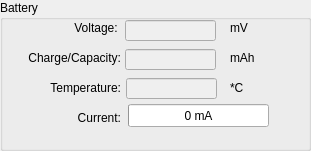
     <widget class="QGroupBox" name="groupBox_5">
      <property name="geometry">
       <rect>
        <x>220</x>
        <y>360</y>
        <width>311</width>
        <height>151</height>
       </rect>
      </property>
      <property name="title">
       <string>Battery</string>
      </property>
      <widget class="QLabel" name="label_10">
       <property name="geometry">
        <rect>
         <x>10</x>
         <y>20</y>
         <width>111</width>
         <height>16</height>
        </rect>
       </property>
       <property name="text">
        <string>Voltage: </string>
       </property>
       <property name="alignment">
        <set>Qt::AlignRight|Qt::AlignTrailing|Qt::AlignVCenter</set>
       </property>
      </widget>
      <widget class="QLineEdit" name="lineEdit">
       <property name="enabled">
        <bool>false</bool>
       </property>
       <property name="geometry">
        <rect>
         <x>125</x>
         <y>20</y>
         <width>91</width>
         <height>21</height>
        </rect>
       </property>
      </widget>
      <widget class="QLabel" name="label_11">
       <property name="geometry">
        <rect>
         <x>230</x>
         <y>20</y>
         <width>58</width>
         <height>15</height>
        </rect>
       </property>
       <property name="text">
        <string>mV</string>
       </property>
      </widget>
      <widget class="QLabel" name="label_12">
       <property name="geometry">
        <rect>
         <x>10</x>
         <y>50</y>
         <width>111</width>
         <height>16</height>
        </rect>
       </property>
       <property name="text">
        <string>Charge/Capacity:</string>
       </property>
       <property name="alignment">
        <set>Qt::AlignRight|Qt::AlignTrailing|Qt::AlignVCenter</set>
       </property>
      </widget>
      <widget class="QLineEdit" name="lineEdit_2">
       <property name="enabled">
        <bool>false</bool>
       </property>
       <property name="geometry">
        <rect>
         <x>125</x>
         <y>49</y>
         <width>91</width>
         <height>21</height>
        </rect>
       </property>
      </widget>
      <widget class="QLabel" name="label_13">
       <property name="geometry">
        <rect>
         <x>230</x>
         <y>50</y>
         <width>58</width>
         <height>15</height>
        </rect>
       </property>
       <property name="text">
        <string>mAh</string>
       </property>
      </widget>
      <widget class="QLabel" name="label_14">
       <property name="geometry">
        <rect>
         <x>10</x>
         <y>80</y>
         <width>111</width>
         <height>16</height>
        </rect>
       </property>
       <property name="text">
        <string>Temperature:</string>
       </property>
       <property name="alignment">
        <set>Qt::AlignRight|Qt::AlignTrailing|Qt::AlignVCenter</set>
       </property>
      </widget>
      <widget class="QLineEdit" name="lineEdit_3">
       <property name="enabled">
        <bool>false</bool>
       </property>
       <property name="geometry">
        <rect>
         <x>126</x>
         <y>78</y>
         <width>91</width>
         <height>21</height>
        </rect>
       </property>
      </widget>
      <widget class="QLabel" name="label_15">
       <property name="geometry">
        <rect>
         <x>230</x>
         <y>80</y>
         <width>58</width>
         <height>15</height>
        </rect>
       </property>
       <property name="text">
        <string>*C</string>
       </property>
      </widget>
      <widget class="QLabel" name="label_17">
       <property name="geometry">
        <rect>
         <x>10</x>
         <y>110</y>
         <width>111</width>
         <height>16</height>
        </rect>
       </property>
       <property name="text">
        <string>Current:</string>
       </property>
       <property name="alignment">
        <set>Qt::AlignRight|Qt::AlignTrailing|Qt::AlignVCenter</set>
       </property>
      </widget>
      <widget class="QProgressBar" name="progressBar_2">
       <property name="geometry">
        <rect>
         <x>128</x>
         <y>104</y>
         <width>141</width>
         <height>23</height>
        </rect>
       </property>
       <property name="maximum">
        <number>1000</number>
       </property>
       <property name="value">
        <number>0</number>
       </property>
       <property name="textVisible">
        <bool>true</bool>
       </property>
       <property name="format">
        <string>%v mA</string>
       </property>
      </widget>
     </widget>
